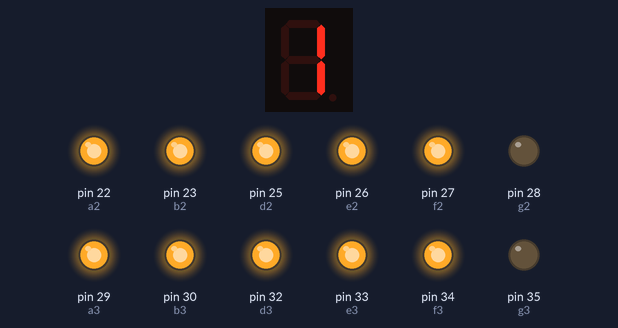
The sketch below on a simulated Arduino Mega 2560, built with avr-gcc and run on an emulated ATmega2560. Shown: 1-digit seven-segment display, output pins drawn as LEDs (lit = HIGH). Wiring (inferred from the names in the program): 1-digit 7-segment display, segments lit when HIGH: segments pin 2, pin 3, pin 4, pin 5, pin 6, pin 7, pin 8. The segment pins are drawn as the display they are named for; pins used as bus, display or sensor lines are not drawn.

Above: at 0.1 s.
At 5.0 s:
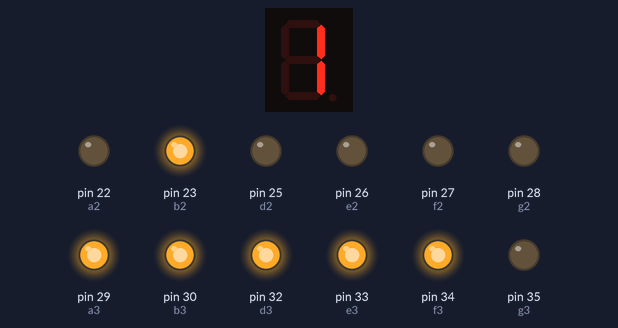
At 9.9 s:
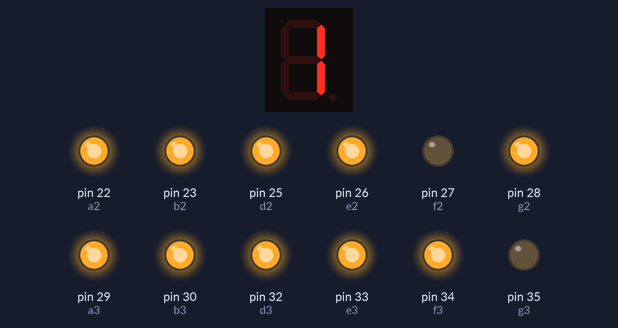
At 19.7 s:
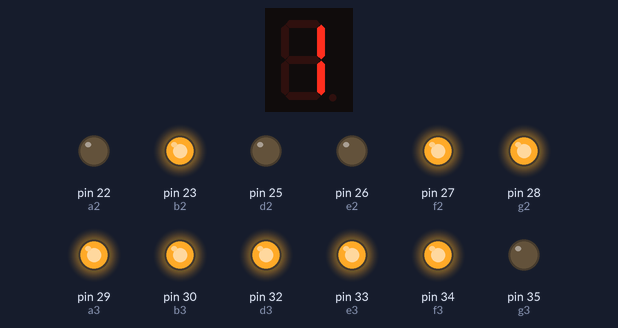
At 29.5 s:
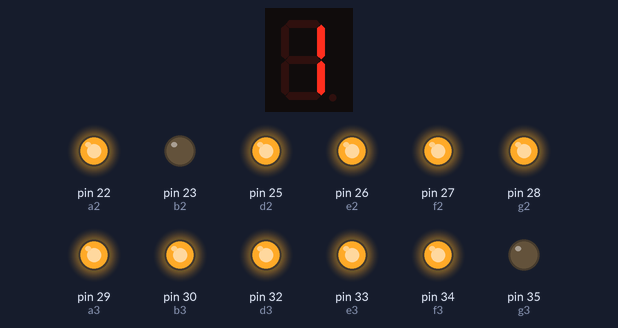
At 39.3 s:
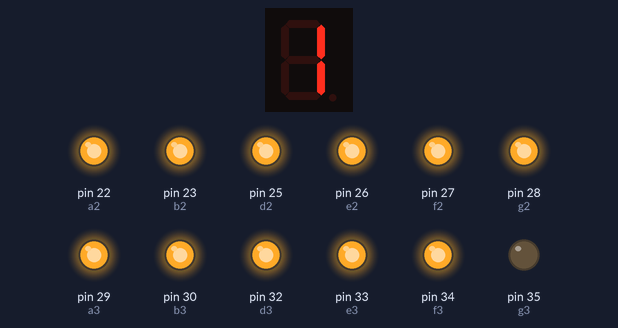
Timing chart, 0 to 40.0 s (numbered marks = the images above):
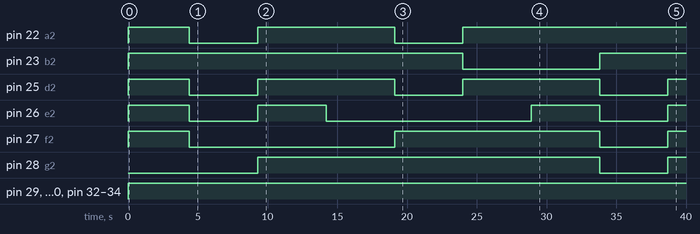

Measured:
- by itself, pin 22 (a2): goes HIGH 4.4 s, LOW 4.9 s, HIGH 9.8 s, LOW 4.9 s, then HIGH
- by itself, pin 23 (b2): LOW → HIGH at 0.00 s, → LOW 24.0 s later, → HIGH 9.8 s later
- by itself, pin 25 (d2): repeats every 14.7 s: LOW 4.9 s, HIGH 9.8 s
- by itself, pin 26 (e2): goes HIGH 4.4 s, LOW 4.9 s, HIGH 4.9 s, LOW 14.7 s, HIGH 4.9 s, LOW 4.9 s, then HIGH
- by itself, pin 27 (f2): goes HIGH 4.4 s, LOW 14.7 s, HIGH 14.7 s, LOW 4.9 s, then HIGH
- by itself, pin 28 (g2): LOW → HIGH at 9.3 s, → LOW 24.5 s later, → HIGH 4.9 s later
- by itself, pin 29 (a3), pin 30 (b3), pin 32 (d3), pin 33 (e3), pin 34 (f3): LOW → HIGH at 0.00 s

The sketch:

tablero.ino
```cpp
int a1 = 2;
int b1 = 3;
int c1 = 4;
int d1 = 5;
int e1 = 6;
int f1 = 7;
int g1 = 8;
int a2 = 22;
int b2 = 23;
int c2 = 24;
int d2 = 25;
int e2 = 26;
int f2 = 27;
int g2 = 28;
int a3 = 29;
int b3 = 30;
int c3 = 31;
int d3 = 32;
int e3 = 33;
int f3 = 34;
int g3 = 35;

int contador=0;
int contador2=0;
int contador3=0;

int dato=0;
void setup()
{
  Serial.begin (9600);
  pinMode(a1,OUTPUT);
  pinMode(b1,OUTPUT);
  pinMode(c1,OUTPUT);
  pinMode(d1,OUTPUT);
  pinMode(e1,OUTPUT);
  pinMode(f1,OUTPUT);
  pinMode(g1,OUTPUT);

  pinMode(a2,OUTPUT);
  pinMode(b2,OUTPUT);
  pinMode(c2,OUTPUT);
  pinMode(d2,OUTPUT);
  pinMode(e2,OUTPUT);
  pinMode(f2,OUTPUT);
  pinMode(g2,OUTPUT);

  pinMode(a3,OUTPUT);
  pinMode(b3,OUTPUT);
  pinMode(c3,OUTPUT);
  pinMode(d3,OUTPUT);
  pinMode(e3,OUTPUT);
  pinMode(f3,OUTPUT);
  pinMode(g3,OUTPUT);

}
void apagar()
{
    digitalWrite(a1, LOW);
    digitalWrite(b1, LOW);
    digitalWrite(c1, LOW);
    digitalWrite(d1, LOW);
    digitalWrite(e1, LOW);
    digitalWrite(f1, LOW);
    digitalWrite(g1, LOW);
    digitalWrite(a2, LOW);
    digitalWrite(b2, LOW);
    digitalWrite(c2, LOW);
    digitalWrite(d2, LOW);
    digitalWrite(e2, LOW);
    digitalWrite(f2, LOW);
    digitalWrite(g2, LOW);
    digitalWrite(a3, LOW);
    digitalWrite(b3, LOW);
    digitalWrite(c3, LOW);
    digitalWrite(d3, LOW);
    digitalWrite(e3, LOW);
    digitalWrite(f3, LOW);
    digitalWrite(g3, LOW);
}
void uno()
{
    digitalWrite(a1, LOW);
    digitalWrite(b1, HIGH);
    digitalWrite(c1, HIGH);
    digitalWrite(d1, LOW);
    digitalWrite(e1, LOW);
    digitalWrite(f1, LOW);
    digitalWrite(g1, LOW);
}
void uno1()
{
    digitalWrite(a2, LOW);
    digitalWrite(b2, HIGH);
    digitalWrite(c2, HIGH);
    digitalWrite(d2, LOW);
    digitalWrite(e2, LOW);
    digitalWrite(f2, LOW);
    digitalWrite(g2, LOW);
}
void uno11()
{
    digitalWrite(a3, LOW);
    digitalWrite(b3, HIGH);
    digitalWrite(c3, HIGH);
    digitalWrite(d3, LOW);
    digitalWrite(e3, LOW);
    digitalWrite(f3, LOW);
    digitalWrite(g3, LOW);
}
void dos()
{
    digitalWrite(a1, HIGH);
    digitalWrite(b1, HIGH);
    digitalWrite(c1, LOW);
    digitalWrite(d1, HIGH);
    digitalWrite(e1, HIGH);
    digitalWrite(f1, LOW);
    digitalWrite(g1, HIGH);
}
void dos2()
{
    digitalWrite(a2, HIGH);
    digitalWrite(b2, HIGH);
    digitalWrite(c2, LOW);
    digitalWrite(d2, HIGH);
    digitalWrite(e2, HIGH);
    digitalWrite(f2, LOW);
    digitalWrite(g2, HIGH);
}
void dos22()
{
    digitalWrite(a3, HIGH);
    digitalWrite(b3, HIGH);
    digitalWrite(c3, LOW);
    digitalWrite(d3, HIGH);
    digitalWrite(e3, HIGH);
    digitalWrite(f3, LOW);
    digitalWrite(g3, HIGH);
}
void tres()
{
    digitalWrite(a1, HIGH);
    digitalWrite(b1, HIGH);
    digitalWrite(c1, HIGH);
    digitalWrite(d1, HIGH);
    digitalWrite(e1, LOW);
    digitalWrite(f1, LOW);
    digitalWrite(g1, HIGH);
}
void tres3()
{
    digitalWrite(a2, HIGH);
    digitalWrite(b2, HIGH);
    digitalWrite(c2, HIGH);
    digitalWrite(d2, HIGH);
    digitalWrite(e2, LOW);
    digitalWrite(f2, LOW);
    digitalWrite(g2, HIGH);
}
void tres33()
{
    digitalWrite(a3, HIGH);
    digitalWrite(b3, HIGH);
    digitalWrite(c3, HIGH);
    digitalWrite(d3, HIGH);
    digitalWrite(e3, LOW);
    digitalWrite(f3, LOW);
    digitalWrite(g3, HIGH);
}
void cuatro()
{
    digitalWrite(a1, LOW);
    digitalWrite(b1, HIGH);
    digitalWrite(c1, HIGH);
    digitalWrite(d1, LOW);
    digitalWrite(e1, LOW);
    digitalWrite(f1, HIGH);
    digitalWrite(g1, HIGH);
}
void cuatro4()
{
    digitalWrite(a2, LOW);
    digitalWrite(b2, HIGH);
    digitalWrite(c2, HIGH);
    digitalWrite(d2, LOW);
    digitalWrite(e2, LOW);
    digitalWrite(f2, HIGH);
    digitalWrite(g2, HIGH);
}
void cuatro44()
{
    digitalWrite(a3, LOW);
    digitalWrite(b3, HIGH);
    digitalWrite(c3, HIGH);
    digitalWrite(d3, LOW);
    digitalWrite(e3, LOW);
    digitalWrite(f3, HIGH);
    digitalWrite(g3, HIGH);
}
void cinco()
{
    digitalWrite(a1, HIGH);
    digitalWrite(b1, LOW);
    digitalWrite(c1, HIGH);
    digitalWrite(d1, HIGH);
    digitalWrite(e1, LOW);
    digitalWrite(f1, HIGH);
    digitalWrite(g1, HIGH);
}
void cinco5()
{
    digitalWrite(a2, HIGH);
    digitalWrite(b2, LOW);
    digitalWrite(c2, HIGH);
    digitalWrite(d2, HIGH);
    digitalWrite(e2, LOW);
    digitalWrite(f2, HIGH);
    digitalWrite(g2, HIGH);
}
void cinco55()
{
    digitalWrite(a3, HIGH);
    digitalWrite(b3, LOW);
    digitalWrite(c3, HIGH);
    digitalWrite(d3, HIGH);
    digitalWrite(e3, LOW);
    digitalWrite(f3, HIGH);
    digitalWrite(g3, HIGH);
}
void seis()
{
    digitalWrite(a1, HIGH);
    digitalWrite(b1, LOW);
    digitalWrite(c1, HIGH);
    digitalWrite(d1, HIGH);
    digitalWrite(e1, HIGH);
    digitalWrite(f1, HIGH);
    digitalWrite(g1, HIGH);
}
void seis6()
{
    digitalWrite(a2, HIGH);
    digitalWrite(b2, LOW);
    digitalWrite(c2, HIGH);
    digitalWrite(d2, HIGH);
    digitalWrite(e2, HIGH);
    digitalWrite(f2, HIGH);
    digitalWrite(g2, HIGH);
}
void seis66()
{
    digitalWrite(a3, HIGH);
    digitalWrite(b3, LOW);
    digitalWrite(c3, HIGH);
    digitalWrite(d3, HIGH);
    digitalWrite(e3, HIGH);
    digitalWrite(f3, HIGH);
    digitalWrite(g3, HIGH);
}
void siete()
{
    digitalWrite(a1, HIGH);
    digitalWrite(b1, HIGH);
    digitalWrite(c1, HIGH);
    digitalWrite(d1, LOW);
    digitalWrite(e1, LOW);
    digitalWrite(f1, LOW);
    digitalWrite(g1, LOW);
}
void siete7()
{
    digitalWrite(a2, HIGH);
    digitalWrite(b2, HIGH);
    digitalWrite(c2, HIGH);
    digitalWrite(d2, LOW);
    digitalWrite(e2, LOW);
    digitalWrite(f2, LOW);
    digitalWrite(g2, LOW);
}
void siete77()
{
    digitalWrite(a3, HIGH);
    digitalWrite(b3, HIGH);
    digitalWrite(c3, HIGH);
    digitalWrite(d3, LOW);
    digitalWrite(e3, LOW);
    digitalWrite(f3, LOW);
    digitalWrite(g3, LOW);
}
void ocho()
{
    digitalWrite(a1, HIGH);
    digitalWrite(b1, HIGH);
    digitalWrite(c1, HIGH);
    digitalWrite(d1, HIGH);
    digitalWrite(e1, HIGH);
    digitalWrite(f1, HIGH);
    digitalWrite(g1, HIGH);
}
void ocho8()
{
    digitalWrite(a2, HIGH);
    digitalWrite(b2, HIGH);
    digitalWrite(c2, HIGH);
    digitalWrite(d2, HIGH);
    digitalWrite(e2, HIGH);
    digitalWrite(f2, HIGH);
    digitalWrite(g2, HIGH);
}

void ocho88()
{
    digitalWrite(a3, HIGH);
    digitalWrite(b3, HIGH);
    digitalWrite(c3, HIGH);
    digitalWrite(d3, HIGH);
    digitalWrite(e3, HIGH);
    digitalWrite(f3, HIGH);
    digitalWrite(g3, HIGH);
}

void nueve()
{
    digitalWrite(a1, HIGH);
    digitalWrite(b1, HIGH);
    digitalWrite(c1, HIGH);
    digitalWrite(d1, HIGH);
    digitalWrite(e1, LOW);
    digitalWrite(f1, HIGH);
    digitalWrite(g1, HIGH);
}
void nueve9()
{
    digitalWrite(a2, HIGH);
    digitalWrite(b2, HIGH);
    digitalWrite(c2, HIGH);
    digitalWrite(d2, HIGH);
    digitalWrite(e2, LOW);
    digitalWrite(f2, HIGH);
    digitalWrite(g2, HIGH);
}
void nueve99()
{
    digitalWrite(a3, HIGH);
    digitalWrite(b3, HIGH);
    digitalWrite(c3, HIGH);
    digitalWrite(d3, HIGH);
    digitalWrite(e3, LOW);
    digitalWrite(f3, HIGH);
    digitalWrite(g3, HIGH);
}
void cero()
{
    digitalWrite(a1, HIGH);
    digitalWrite(b1, HIGH);
    digitalWrite(c1, HIGH);
    digitalWrite(d1, HIGH);
    digitalWrite(e1, HIGH);
    digitalWrite(f1, HIGH);
    digitalWrite(g1, LOW);
}
void cero0()
{
    digitalWrite(a2, HIGH);
    digitalWrite(b2, HIGH);
    digitalWrite(c2, HIGH);
    digitalWrite(d2, HIGH);
    digitalWrite(e2, HIGH);
    digitalWrite(f2, HIGH);
    digitalWrite(g2, LOW);
}
void cero00()
{
    digitalWrite(a3, HIGH);
    digitalWrite(b3, HIGH);
    digitalWrite(c3, HIGH);
    digitalWrite(d3, HIGH);
    digitalWrite(e3, HIGH);
    digitalWrite(f3, HIGH);
    digitalWrite(g3, LOW);
}
void loop()
{
  if (Serial.available()>0)
  {
    dato=Serial.read();
    if(dato=='1')
    {uno(); }
    if(dato=='2')
    {dos();  }
  }

  contador= contador+1;
  if(contador==9)
  {
    nueve();
    contador=0;
    contador2= contador2+1;
    if(contador2==9)
    {
      nueve9();
      //contador2=0;
      contador3= contador3+1;
      if(contador3==9)
      {
        nueve99();
        contador3= 0;
      }
    }
    delay(400);
  }
  if(contador==0) { cero();   }
  if(contador==1) { uno();    }
  if(contador==2) { dos();    }
  if(contador==3) { tres();   }
  if(contador==4) { cuatro(); }
  if(contador==5) { cinco();  }
  if(contador==6) { seis();   }
  if(contador==7) { siete();  }
  if(contador==8) { ocho();   }
  if(contador==9) { nueve();  }

  if(contador2==0) { cero0();   }
  if(contador2==1) { uno1();    }
  if(contador2==2) { dos2();    }
  if(contador2==3) { tres3();   }
  if(contador2==4) { cuatro4(); }
  if(contador2==5) { cinco5();  }
  if(contador2==6) { seis6();   }
  if(contador2==7) { siete7();  }
  if(contador2==8) { ocho8();   }
  if(contador2==9) { nueve9();  }

  if(contador3==0) { cero00();   }
  if(contador3==1) { uno11();    }
  if(contador3==2) { dos22();    }
  if(contador3==3) { tres33();   }
  if(contador3==4) { cuatro44(); }
  if(contador3==5) { cinco55();  }
  if(contador3==6) { seis66();   }
  if(contador3==7) { siete77();  }
  if(contador3==8) { ocho88();   }
  if(contador3==9) { nueve99();  }

  delay(500);


}
```
